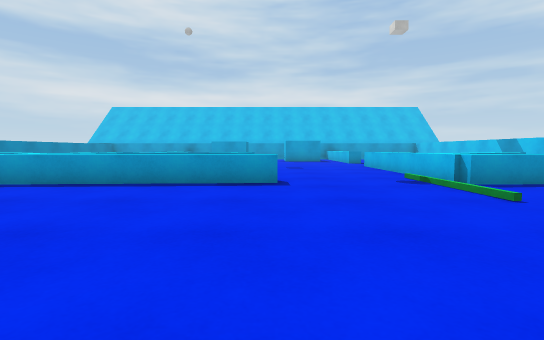
view 1 (above)

16 first-person views from a walk through a scene from a Unity 3-D project. The camera is 0.6 m above the floor, tilts 4° down and sees 85° across. The floor is counted in squares, 1 m on a side. Each view is taken from the middle of a square. On the plan, view 1 faces up. The plan holds only what a view shows up to about 9 squares ahead; the rest is blank. The place goes on beyond the plan. The player character is not drawn. Surface patterns are stand-ins for the level's own textures.

view 2
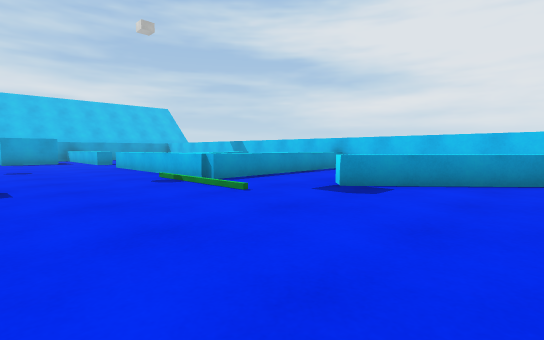

view 3
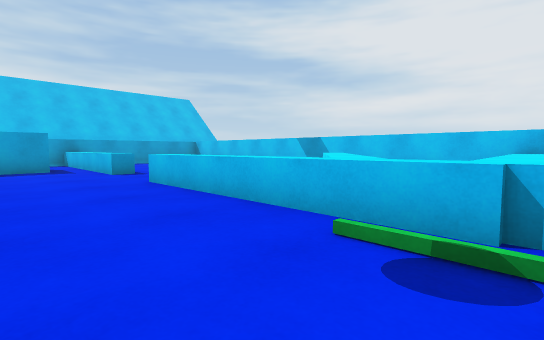

view 4
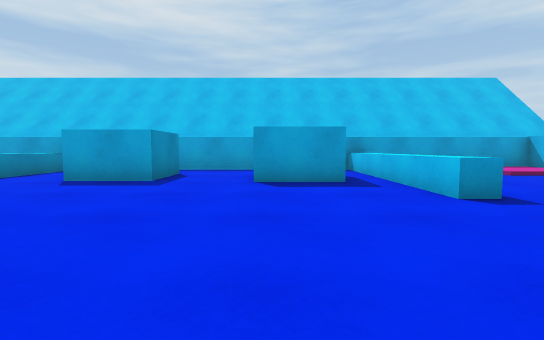

view 5
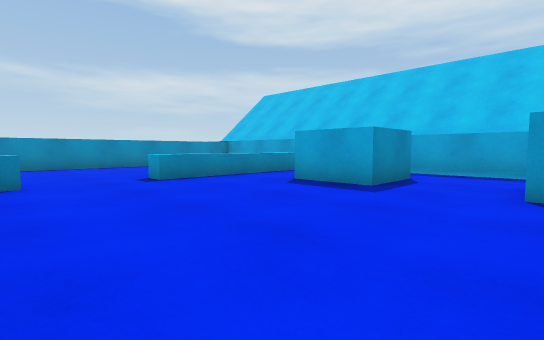

view 6
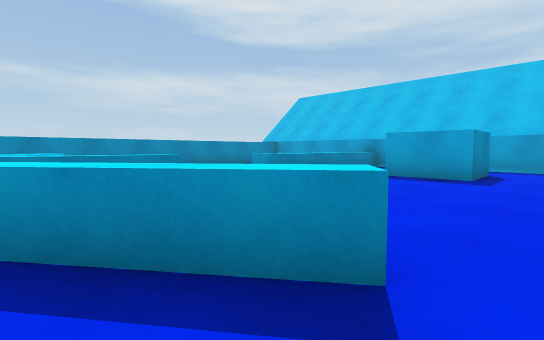

view 7
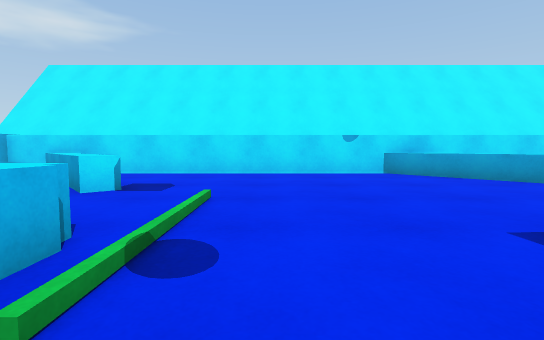

view 8
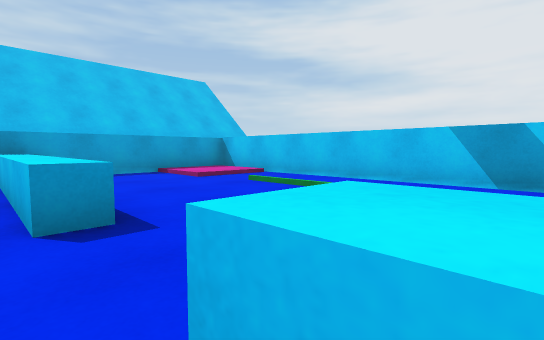

view 9
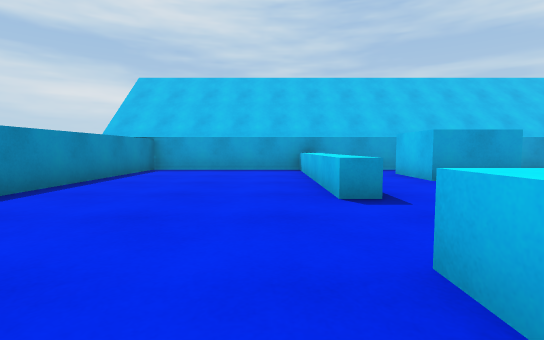

view 10
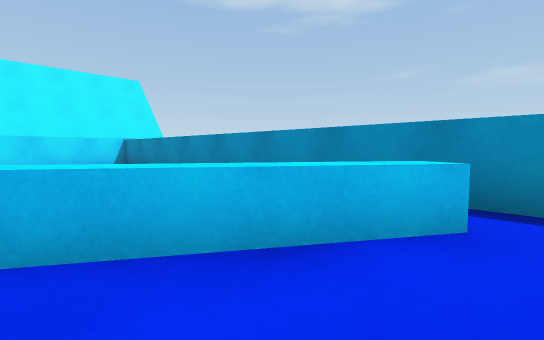

view 11
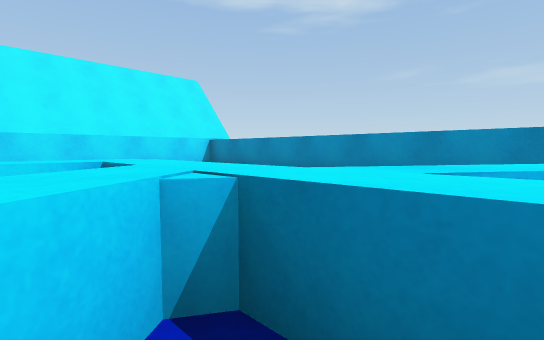

view 12
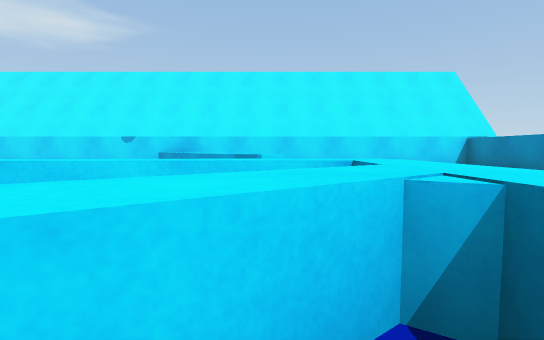

view 13
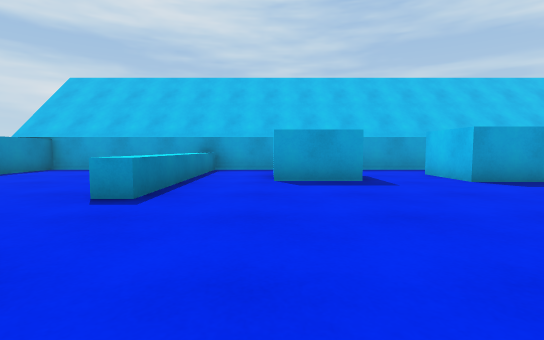

view 14
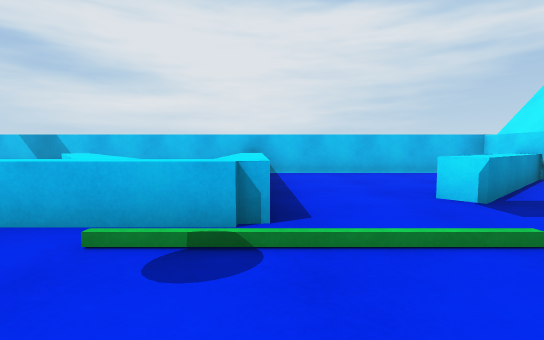

view 15
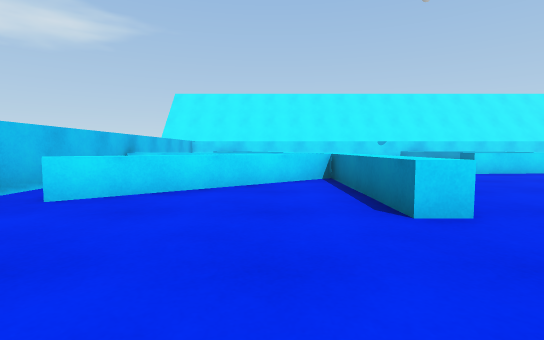

view 16
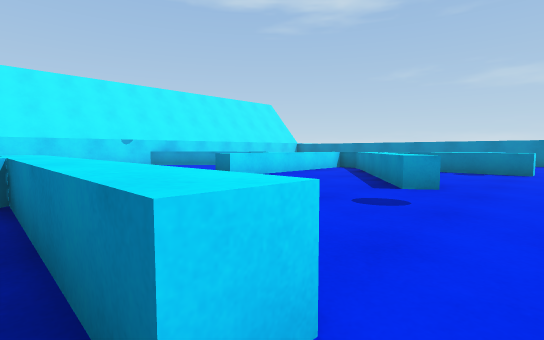

### Floor plan
Key: @ floor where view 1 was taken; # wall or solid block; x gap in a wall; . main floor; : floor 0.1 m higher than the main floor; ^ raised ledge; B block.
Columns run from 10 left of view 1 to 9 right of it. Each row starts with its distance up from view 1.
 18 ####################
 17 ^....^........^..::#
 16 ^....^.BB..BB.^..::#
 15 ^....^.BB..BB.^....#
 14 ^....^........^....#
 13 ^....^........^....#
 12 ^..................#
 11 ^..................#
 10 ^....^........^...##
  9 ^.^..^..^^....^..^##
  8 ^ .^^^.^^.....^^^. #
  7 ^   .^^.......^^   #
  6 ^    ^........^.^^^#
  5 ^    ^^^^^....^^^^^#
  4 ^     .............#
  3 ^     .........#...#
  2 ^     ^^.......^...#
  1 ^      ^^.......^..#
  0 ^       ^^@.....x^.#
 -1 ^###################

Positions as (right, up) in squares from view 1, and headings:
1: (0, 0), facing up
2: (0, 0), facing up-right
3: (1, 5), facing up-right
4: (1, 9), facing up
5: (1, 10), facing up-left
6: (0, 8), facing up-left
7: (2, 7), facing down
8: (3, 10), facing up-right
9: (-6, 9), facing up
10: (-6, 10), facing down-left
11: (-4, 8), facing down-left
12: (-4, 8), facing down
13: (-3, 9), facing up
14: (1, 5), facing right
15: (5, 13), facing down
16: (4, 11), facing down-left
